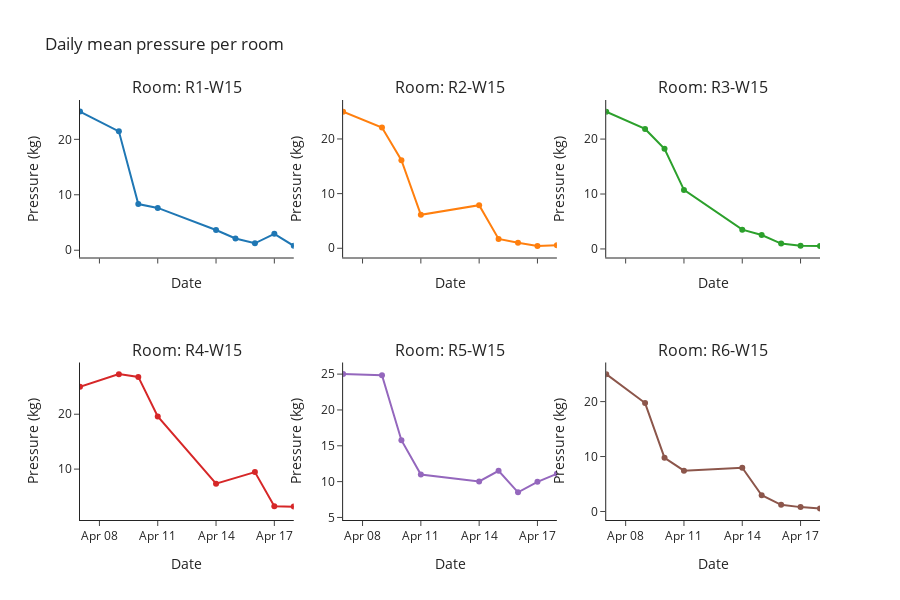

Notebook source saved alongside this figure:
### Markdown cell above
## 3. Explore data

### Code cell
# Prepare data based on target
fruit2 = fruit.groupby(['created_day','label'])['pressure'].mean().reset_index()
rooms = sorted(fruit2['label'].unique())

# Define grid layout
ncols = 3
nrows = math.ceil(len(rooms)/ncols)

fig = sp.make_subplots(rows=nrows, cols=ncols,
    subplot_titles=[f"Room: {l}" for l in rooms],
    shared_xaxes=True)

# Add one line plot per room
for i, l in enumerate(rooms):
    r, c = divmod(i, ncols)
    d = fruit2[fruit2['label']==l]
    fig.add_trace(go.Scatter(x=d['created_day'], y=d['pressure'],
                             mode='lines+markers', name=l),
                  row=r+1, col=c+1)

# Style for presentation 
fig.update_layout(height=300*nrows, title="Daily mean pressure per room",
                  template="simple_white", showlegend=False)

# Format axes
fig.update_xaxes(range=['2025-04-07','2025-04-18'],
                  tickformat="%b %d",
                  title="Date")
fig.update_yaxes(title="Pressure (kg)")

fig.show()

### Figure 1 — Plotly figure (JSON) as saved in the notebook; plotly's stock layout.template omitted (floating-point values rounded to 4 significant figures)
{"data": [{"mode": "lines+markers", "name": "R1-W15", "type": "scatter", "x": ["2025-04-07", "2025-04-09", "2025-04-10", "2025-04-11", "2025-04-14", "2025-04-15", "2025-04-16", "2025-04-17", "2025-04-18", "2025-04-22"], "xaxis": "x", "y": [25, 21.44, 8.333, 7.633, 3.65, 2.108, 1.25, 2.95, 0.7833, 1.983], "yaxis": "y"}, {"mode": "lines+markers", "name": "R2-W15", "type": "scatter", "x": ["2025-04-07", "2025-04-09", "2025-04-10", "2025-04-11", "2025-04-14", "2025-04-15", "2025-04-16", "2025-04-17", "2025-04-18"], "xaxis": "x2", "y": [25, 22.08, 16.1, 6.125, 7.883, 1.717, 1.017, 0.4408, 0.5417], "yaxis": "y2"}, {"mode": "lines+markers", "name": "R3-W15", "type": "scatter", "x": ["2025-04-07", "2025-04-09", "2025-04-10", "2025-04-11", "2025-04-14", "2025-04-15", "2025-04-16", "2025-04-17", "2025-04-18"], "xaxis": "x3", "y": [25, 21.85, 18.22, 10.74, 3.517, 2.533, 0.975, 0.5942, 0.5583], "yaxis": "y3"}, {"mode": "lines+markers", "name": "R4-W15", "type": "scatter", "x": ["2025-04-07", "2025-04-09", "2025-04-10", "2025-04-11", "2025-04-14", "2025-04-16", "2025-04-17", "2025-04-18", "2025-04-22"], "xaxis": "x4", "y": [25, 27.31, 26.8, 19.61, 7.342, 9.45, 3.217, 3.183, 2.842], "yaxis": "y4"}, {"mode": "lines+markers", "name": "R5-W15", "type": "scatter", "x": ["2025-04-07", "2025-04-09", "2025-04-10", "2025-04-11", "2025-04-14", "2025-04-15", "2025-04-16", "2025-04-17", "2025-04-18", "2025-04-22"], "xaxis": "x5", "y": [25, 24.86, 15.78, 10.98, 10.03, 11.51, 8.5, 9.97, 11.1, 6.267], "yaxis": "y5"}, {"mode": "lines+markers", "name": "R6-W15", "type": "scatter", "x": ["2025-04-07", "2025-04-09", "2025-04-10", "2025-04-11", "2025-04-14", "2025-04-15", "2025-04-16", "2025-04-17", "2025-04-18"], "xaxis": "x6", "y": [25, 19.73, 9.758, 7.433, 7.975, 2.958, 1.217, 0.7958, 0.5667], "yaxis": "y6"}], "layout": {"annotations": [{"font": {"size": 16}, "showarrow": false, "text": "Room: R1-W15", "x": 0.1444, "xanchor": "center", "xref": "paper", "y": 1, "yanchor": "bottom", "yref": "paper"}, {"font": {"size": 16}, "showarrow": false, "text": "Room: R2-W15", "x": 0.5, "xanchor": "center", "xref": "paper", "y": 1, "yanchor": "bottom", "yref": "paper"}, {"font": {"size": 16}, "showarrow": false, "text": "Room: R3-W15", "x": 0.8556, "xanchor": "center", "xref": "paper", "y": 1, "yanchor": "bottom", "yref": "paper"}, {"font": {"size": 16}, "showarrow": false, "text": "Room: R4-W15", "x": 0.1444, "xanchor": "center", "xref": "paper", "y": 0.375, "yanchor": "bottom", "yref": "paper"}, {"font": {"size": 16}, "showarrow": false, "text": "Room: R5-W15", "x": 0.5, "xanchor": "center", "xref": "paper", "y": 0.375, "yanchor": "bottom", "yref": "paper"}, {"font": {"size": 16}, "showarrow": false, "text": "Room: R6-W15", "x": 0.8556, "xanchor": "center", "xref": "paper", "y": 0.375, "yanchor": "bottom", "yref": "paper"}], "height": 600, "showlegend": false, "title": {"text": "Daily mean pressure per room"}, "xaxis": {"anchor": "y", "domain": [0, 0.2889], "matches": "x4", "range": ["2025-04-07", "2025-04-18"], "showticklabels": false, "tickformat": "%b %d", "title": {"text": "Date"}}, "xaxis2": {"anchor": "y2", "domain": [0.3556, 0.6444], "matches": "x5", "range": ["2025-04-07", "2025-04-18"], "showticklabels": false, "tickformat": "%b %d", "title": {"text": "Date"}}, "xaxis3": {"anchor": "y3", "domain": [0.7111, 1], "matches": "x6", "range": ["2025-04-07", "2025-04-18"], "showticklabels": false, "tickformat": "%b %d", "title": {"text": "Date"}}, "xaxis4": {"anchor": "y4", "domain": [0, 0.2889], "range": ["2025-04-07", "2025-04-18"], "tickformat": "%b %d", "title": {"text": "Date"}}, "xaxis5": {"anchor": "y5", "domain": [0.3556, 0.6444], "range": ["2025-04-07", "2025-04-18"], "tickformat": "%b %d", "title": {"text": "Date"}}, "xaxis6": {"anchor": "y6", "domain": [0.7111, 1], "range": ["2025-04-07", "2025-04-18"], "tickformat": "%b %d", "title": {"text": "Date"}}, "yaxis": {"anchor": "x", "domain": [0.625, 1], "title": {"text": "Pressure (kg)"}}, "yaxis2": {"anchor": "x2", "domain": [0.625, 1], "title": {"text": "Pressure (kg)"}}, "yaxis3": {"anchor": "x3", "domain": [0.625, 1], "title": {"text": "Pressure (kg)"}}, "yaxis4": {"anchor": "x4", "domain": [0, 0.375], "title": {"text": "Pressure (kg)"}}, "yaxis5": {"anchor": "x5", "domain": [0, 0.375], "title": {"text": "Pressure (kg)"}}, "yaxis6": {"anchor": "x6", "domain": [0, 0.375], "title": {"text": "Pressure (kg)"}}}}
